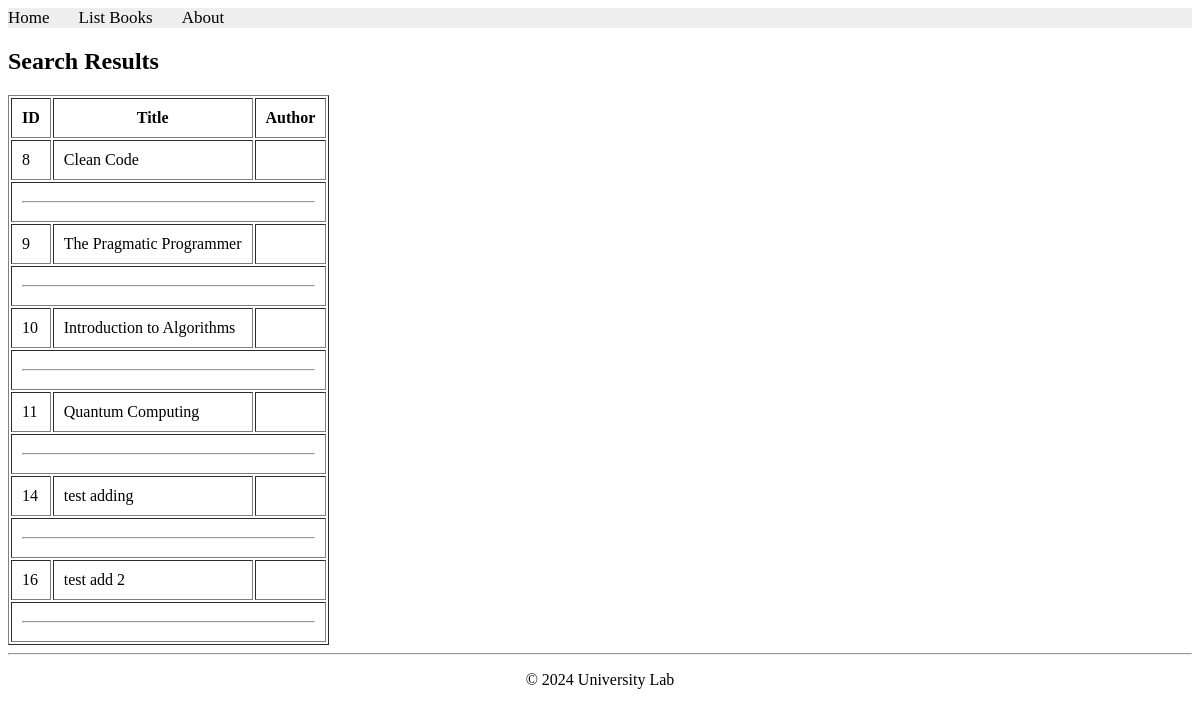
The app's page /books/lab8/task1/ with its own data.
### apps/bookmodule/models.py (models this page shows)
class Book(models.Model):
    title = models.CharField(max_length=100)
    price = models.FloatField(default=0.0)
    quantity = models.IntegerField(default=1)
    pubdate = models.DateTimeField()
    rating = models.SmallIntegerField(default=1)
    publisher = models.ForeignKey(Publisher, null=True, on_delete=models.SET_NULL)
    authors = models.ManyToManyField(Author)

### apps/bookmodule/views.py (the view)
# urls.py: path('lab8/task1/', views.lab8_task1, name="lab8_task1"),
def lab8_task1(request):
    mybooks = Book.objects.filter(Q(price__lte=80))
    return render(request, 'bookmodule/bookList.html', {'books': mybooks})

### apps/templates/bookmodule/bookList.html (shortened to what this page needs)
{% extends "layouts/base.html" %}
{% load static %}
{% block content %}
<h2>Search Results</h2>
{% if books %}
    <table border="1" cellpadding="10">
        <tr>
            <th>ID</th>
            <th>Title</th>
            <th>Author</th>
        </tr>
        {% for obj in books %}
        <tr>
            <td>{{ obj.id }}</td>
            <td>{{ obj.title }}</td>
            <td>{{ obj.author }}</td>
        </tr>
        <tr><td colspan="3"><hr></td></tr>
        {% endfor %}
    </table>
{% else %}
    <p>No books found. Please try a different keyword.</p>
{% endif %}
{% endblock content %}

### records on screen
Book: id "8", title "Clean Code"
Book: id "9", title "The Pragmatic Programmer"
Book: id "10", title "Introduction to Algorithms"
Book: id "11", title "Quantum Computing"
Book: id "14", title "test adding"
Book: id "16", title "test add 2"
